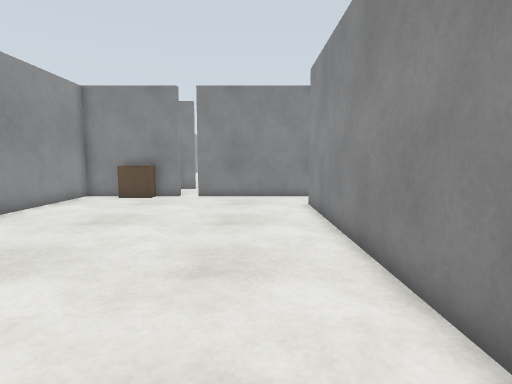
view 1 (above)

24 first-person views from a walk through a Gazebo world. The camera is 0.94 m above the floor, tilts 6° down and sees 80° across. The floor is counted in squares, 0.5 m on a side. Each view is taken from the middle of a square. On the plan, view 1 faces up. The plan holds only what a view shows up to about 16 squares ahead; the rest is blank. The place goes on beyond the plan.

view 2
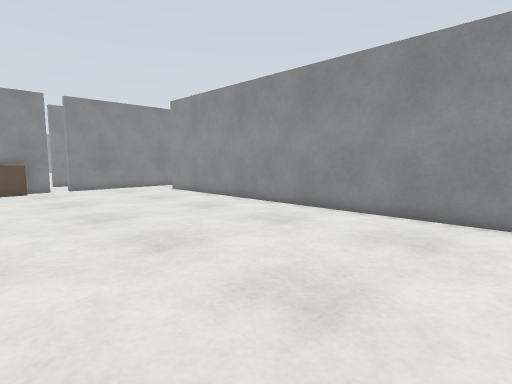

view 3
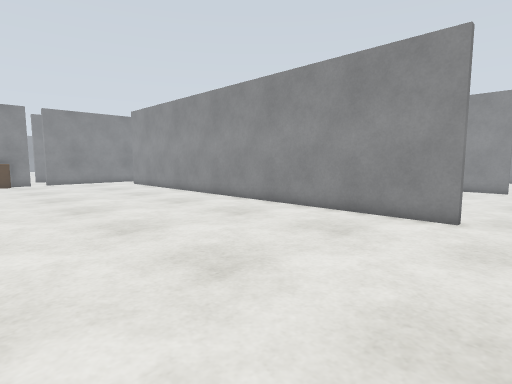

view 4
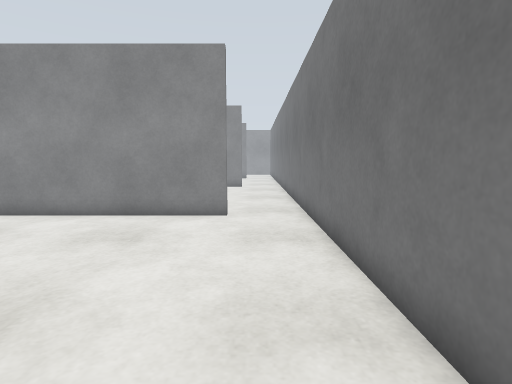

view 5
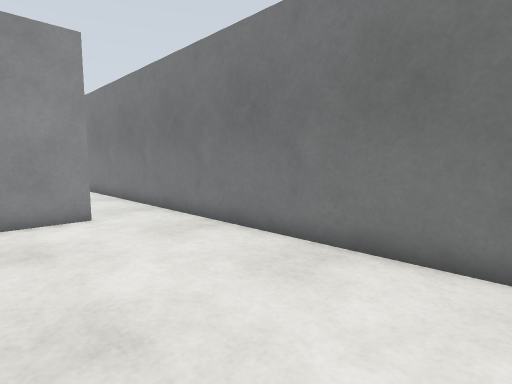

view 6
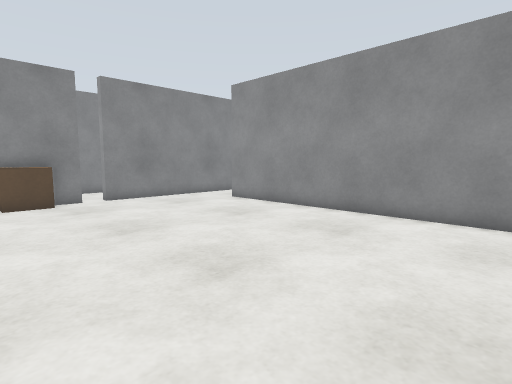

view 7
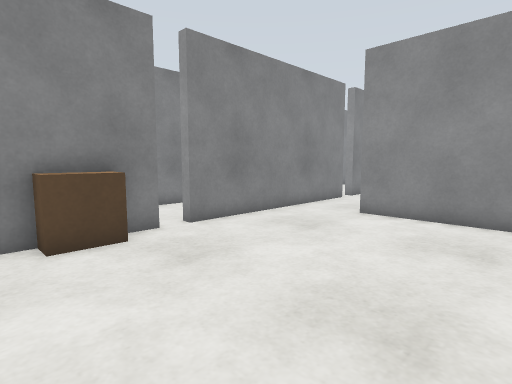

view 8
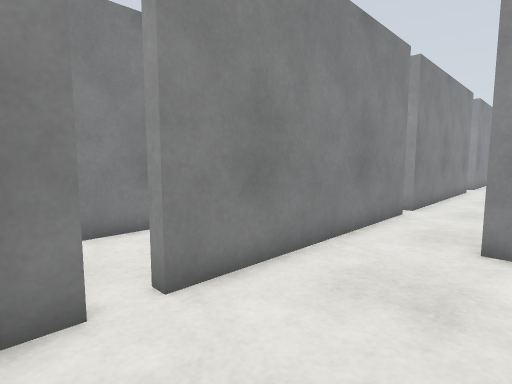

view 9
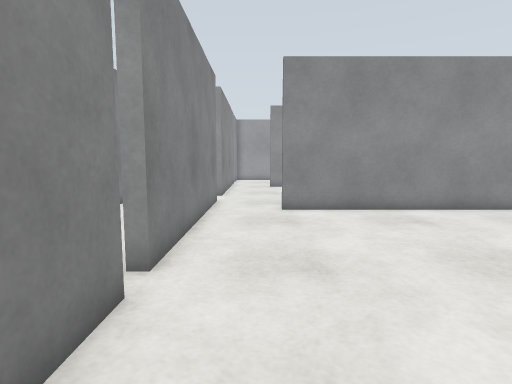

view 10
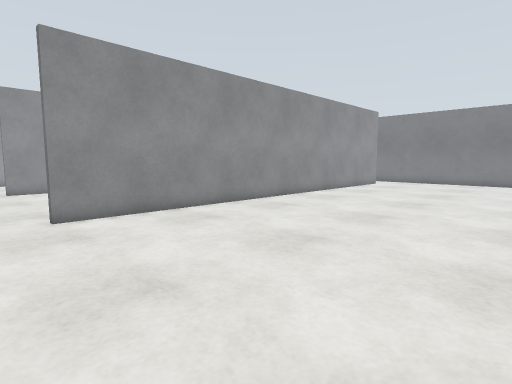

view 11
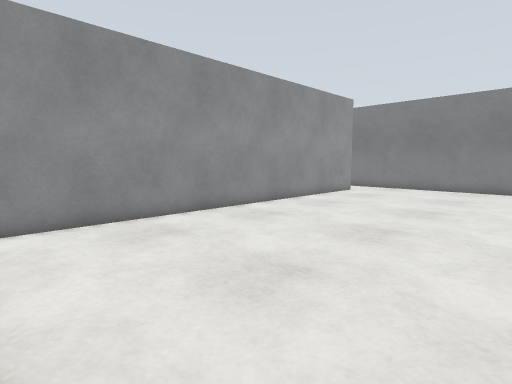

view 12
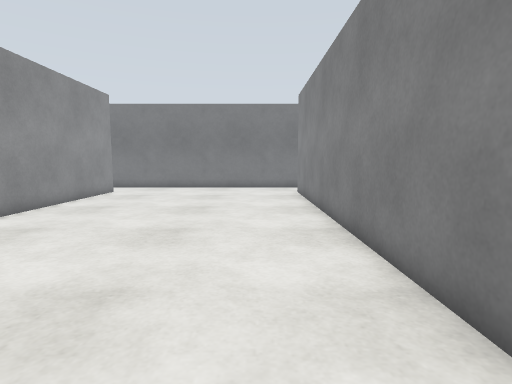

view 13
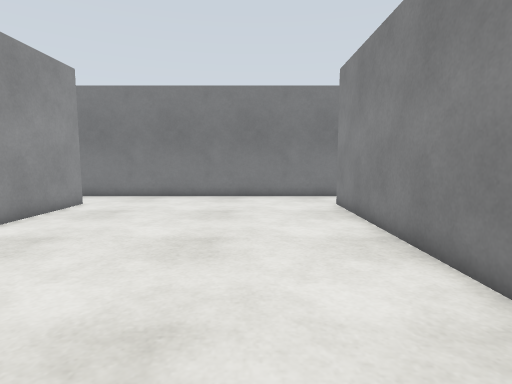

view 14
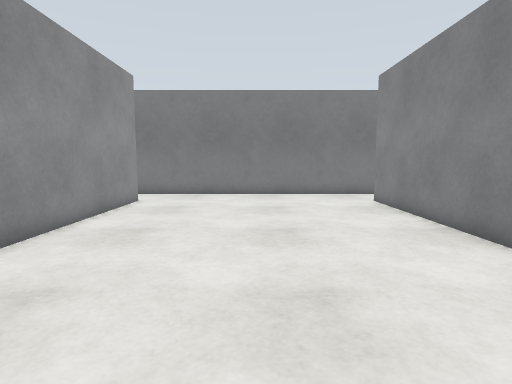

view 15
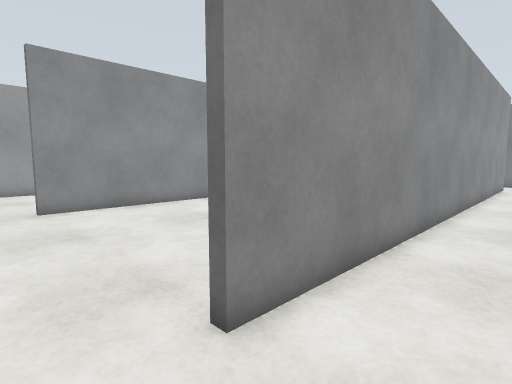

view 16
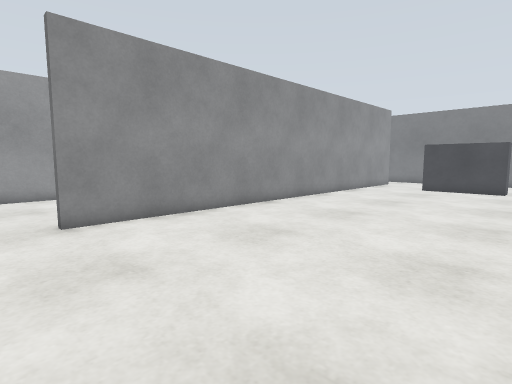

view 17
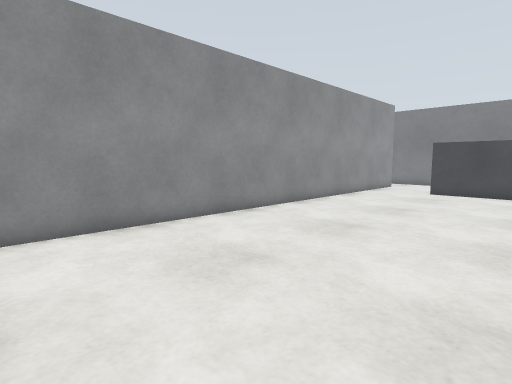

view 18
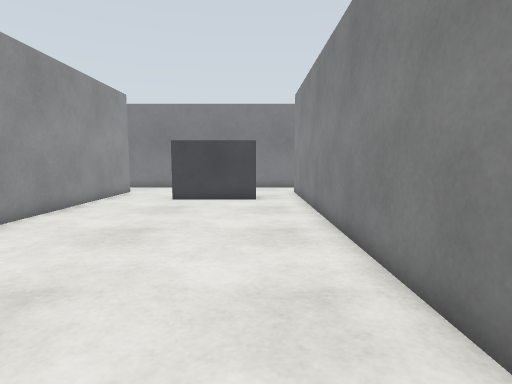

view 19
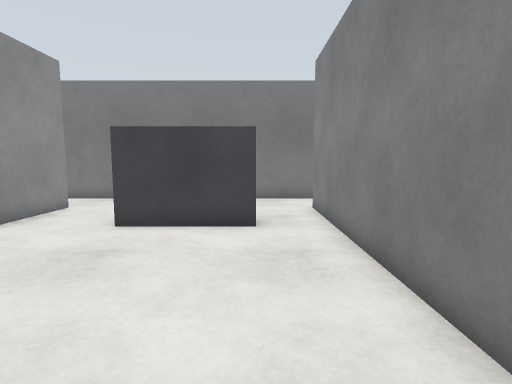

view 20
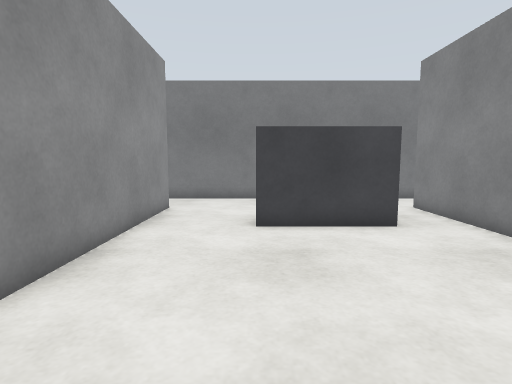

view 21
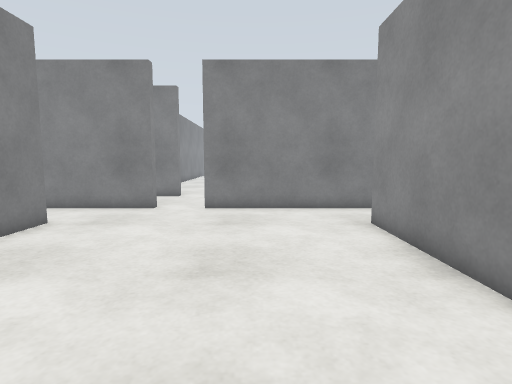

view 22
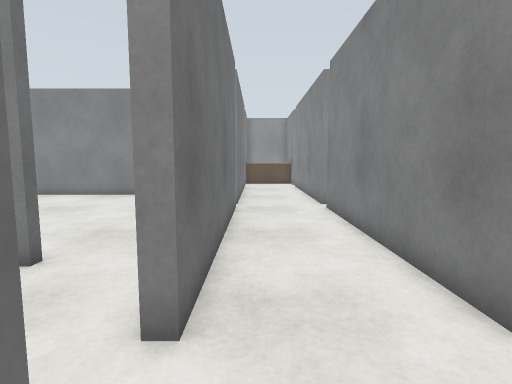

view 23
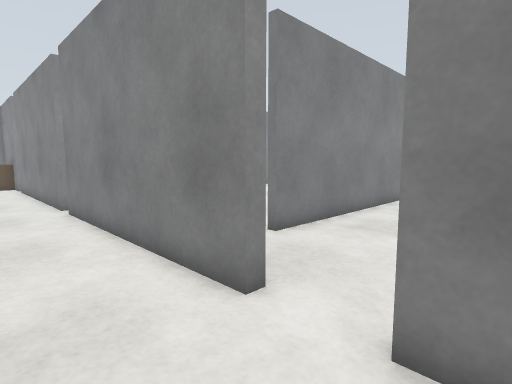

view 24
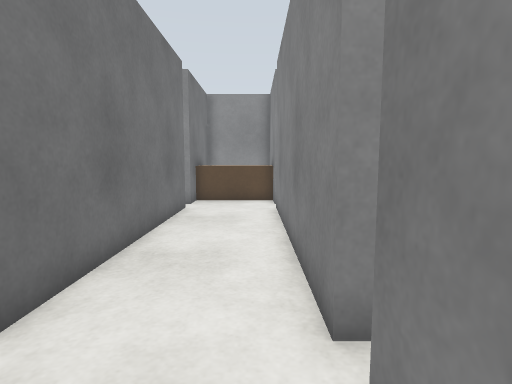

### Floor plan
Key: @ floor where view 1 was taken; # wall or solid block; x gap in a wall; . floor; B brown box; C filing cabinet.
Columns run from 8 left of view 1 to 24 right of it. Each row starts with its distance up from view 1.
 28                       #.
 27                       #.
 26                       #..
 25                       #..
 24                       #...
 23                      ##...
 22                       ....
 21                        ....
 20   B#xx########xx########..##
 19    B.......................
 18    B......................
 17    B........................
 16 ##B#xx########xx########..#######
 15 .BBB.............................
 14 .................................
 13 ..........# .........##........ #
 12 ..........# ......... #........ #
 11 ..........# ......... #........#
 10 ..........# .........##........#
  9 ..........# .........##........#
  8 ..........# .........##........#
  7 ..........# .........##........#
  6 ..........# .........##........#
  5 ..........# .........##........#
  4 ..........# .........##........#
  3  .........##.........##........#
  2  .........##.........##........#
  1 ..........##.........##........#
  0 ........@.##.........##........#
 -1 ..........##.........##........#
 -2 ..........##.........##........#
 -3  .........##.........##........#
 -4  .........##.........##........#
 -5 ..........##.........##..CCC...#
 -6 ..........##.........##.CCCCC..#
 -7 ..........##.........##..   ...#
 -8 ..........##.........##..   ...##
 -9 ..........##.........##..   ...##
-10 .........................   .....
-11 .........................   .....
-12 #################################

Positions as (right, up) in squares from view 1, and headings:
1: (0, 0), facing up
2: (-8, -5), facing up-right
3: (-8, -11), facing up-right
4: (-8, -10), facing right
5: (-8, -6), facing down-right
6: (-8, 1), facing up-right
7: (-8, 8), facing up-right
8: (-5, 12), facing up-right
9: (2, 14), facing right
10: (3, 15), facing down-right
11: (4, 9), facing down-right
12: (5, 9), facing down
13: (6, 4), facing down
14: (8, 5), facing down
15: (11, 15), facing down-right
16: (14, 15), facing down-right
17: (15, 13), facing down-right
18: (16, 9), facing down
19: (16, 3), facing down
20: (20, 3), facing down
21: (20, 4), facing up
22: (19, 17), facing left
23: (19, 17), facing up-left
24: (9, 19), facing left
